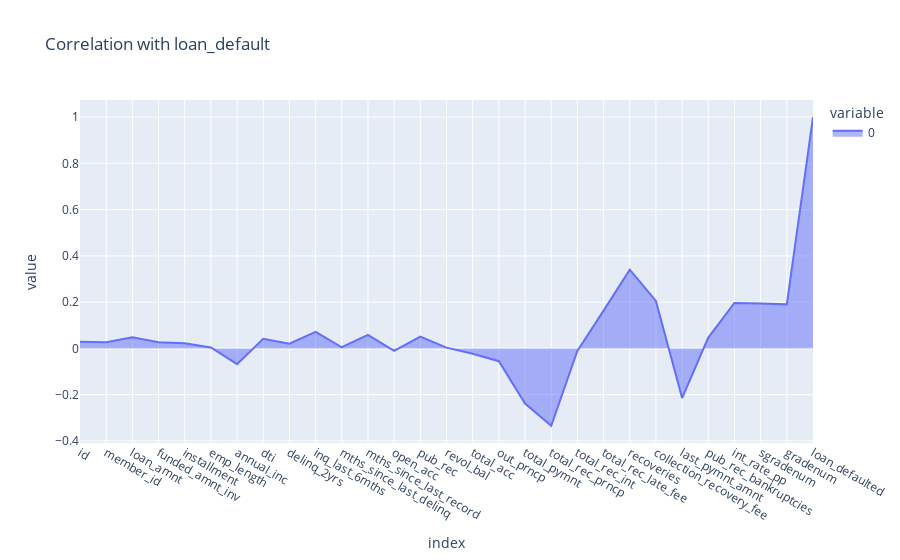

The notebook cell saved with this chart:
### Markdown cell above
### -Correlation of All Numeric Variables with the Loan_Default

### Code cell
from pandas.core.indexes.interval import annotations
import plotly.express as px
#fig = px.scatter(x=[0, 1, 2, 3, 4], y=[0, 1, 4, 9, 16])
#fig.show()
LClb["loan_defaulted"] =  LClb.loan_status.apply(lambda x: 1 if (x=="Charged Off") else 0 )
LoanDfltCorr = LClb.corrwith(LClb.loan_defaulted)
sb.set(font_scale=1.5)
#plt.figure(figsize=(20, 10))
#plt.xticks(rotation=90)
#plt.ylabel("Correlation with loan_default")
#sb.lineplot(data=LoanDfltCorr)
#plt.show
fig = px.area(data_frame=LoanDfltCorr,title='Correlation with loan_default')
fig.show()

### Figure 1 — Plotly figure (JSON) as saved in the notebook; plotly's stock layout.template omitted (floating-point values rounded to 4 significant figures)
{"data": [{"hovertemplate": "variable=0<br>index=%{x}<br>value=%{y}<extra></extra>", "legendgroup": "0", "line": {"color": "#636efa"}, "marker": {"symbol": "circle"}, "mode": "lines", "name": "0", "orientation": "v", "showlegend": true, "stackgroup": "1", "type": "scatter", "x": ["id", "member_id", "loan_amnt", "funded_amnt_inv", "installment", "emp_length", "annual_inc", "dti", "delinq_2yrs", "inq_last_6mths", "mths_since_last_delinq", "mths_since_last_record", "open_acc", "pub_rec", "revol_bal", "total_acc", "out_prncp", "total_pymnt", "total_rec_prncp", "total_rec_int", "total_rec_late_fee", "recoveries", "collection_recovery_fee", "last_pymnt_amnt", "pub_rec_bankruptcies", "int_rate_pp", "sgradenum", "gradenum", "loan_defaulted"], "xaxis": "x", "y": [0.02837, 0.02644, 0.04822, 0.02662, 0.02259, 0.004083, -0.06806, 0.0417, 0.0199, 0.07172, 0.004941, 0.05817, -0.01074, 0.05088, 0.003369, -0.02356, -0.05548, -0.2388, -0.335, -0.01078, 0.1632, 0.3403, 0.2054, -0.2149, 0.04663, 0.1963, 0.1937, 0.1904, 1], "yaxis": "y"}], "layout": {"legend": {"title": {"text": "variable"}, "tracegroupgap": 0}, "title": {"text": "Correlation with loan_default"}, "xaxis": {"anchor": "y", "domain": [0, 1], "title": {"text": "index"}}, "yaxis": {"anchor": "x", "domain": [0, 1], "title": {"text": "value"}}}}
